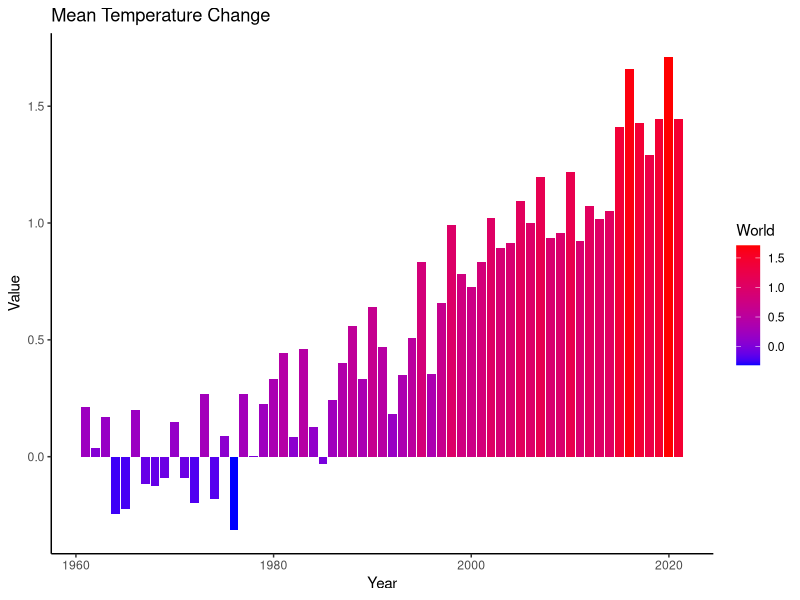
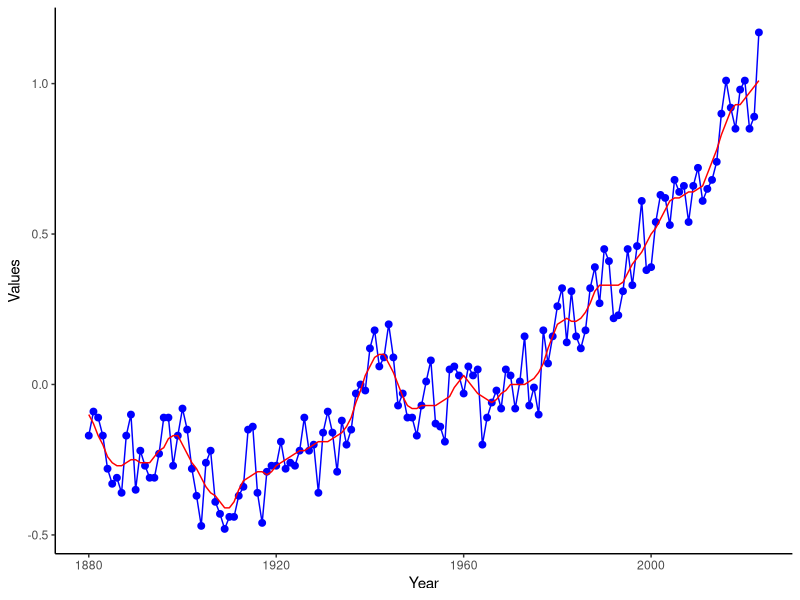

Source code (R) for these figures, in order: (Note: this script raises an error after producing the figures.)
## ---- chunk 1
library(tidyverse)
## ---- chunk 2
temps <- read_csv('../ShinyClimate/data/temperature.csv')
## ---- chunk 3
temps |>
ggplot(aes(x = Year, y = World, fill = World)) +
  geom_bar(stat = "identity") +
  scale_fill_gradient(low = "blue", high = "red") +  # Adjust the color scale
  labs(x = "Year", y = "Value", title = "Mean Temperature Change") +
  theme_classic()
## ---- chunk 4
anomalies <- read_csv('../ShinyClimate/data/LandOceanTemperatureIndex.csv')
anomalies |> ggplot(aes(x = Year)) +
  geom_line(aes(y = No_smoothing), color = "blue", linetype = "solid") +
  geom_point(aes(y = No_smoothing), color = "blue", size = 2) +
  geom_line(aes(y = Lowess), color = "red", linetype = "solid") +
  labs(x = "Year", y = "Values") +
  theme_classic()
## ---- chunk 5
temps$World[temps$Year == 2021]
## ---- chunk 6
    which_sea <- "World"
    sealevels |> 
      filter(Ocean == which_sea) |>
      ggplot(aes(x = Decimal_Date, y = Value, color = Value)) +
      geom_line() +
      scale_color_gradient(low = "blue", high = "red") +  # Adjust the color scale
      labs(x = "Year", y = "Value", title = paste("Mean Sea Level:",which_sea)) +
      theme_classic()
## ---- chunk 7
sealevels <- read_csv('../ShinyClimate/data/Change_in_Mean_Sea_Levels.csv')
which_sea <- "World"

df <- sealevels

colors <- c('TOPEX' = 'red',
            'Jason.1' = 'blue',
            'Jason.2' = 'green',
            'Jason.3' = 'yellow')

# Create an empty ggplot object
sealevels |> 
      filter(Ocean == which_sea) |>
ggplot(aes(x = Decimal_Date, y = Value, color = Satellite)) +
  geom_line() +
  labs(title = 'Decimal_Date vs Value', x = 'Decimal_Date', y = 'Value') +
  scale_color_manual(values = colors)

## ---- chunk 8
sealevels |>
  filter(Ocean == "World" & Decimal_Date>2022)
## ---- chunk 9
oceans <- sealevels|>
  pull(Ocean)  |>
  unique()

major_oceans <- c("World", "Pacific Ocean", "Atlantic Ocean", "Indian Ocean")
  oceans <- setdiff(oceans, major_oceans)

# Add them to the beginning of the array
oceans <- c(major_oceans, oceans)
## ---- chunk 10
gmsl_hist <- read_csv('data/CSIRO_Recons_gmsl_yr_2015.csv')

gmsl_hist |>
  ggplot(aes(x = Time, y = GMSL)) +
  geom_line() +
  geom_ribbon(aes(ymin = GMSL - GMSL_unc, ymax = GMSL + GMSL_unc), alpha = 0.3) +
  labs(title = "Historical Global Mean Sea Levels", x = "Time", y = "GMSL (mm)")
